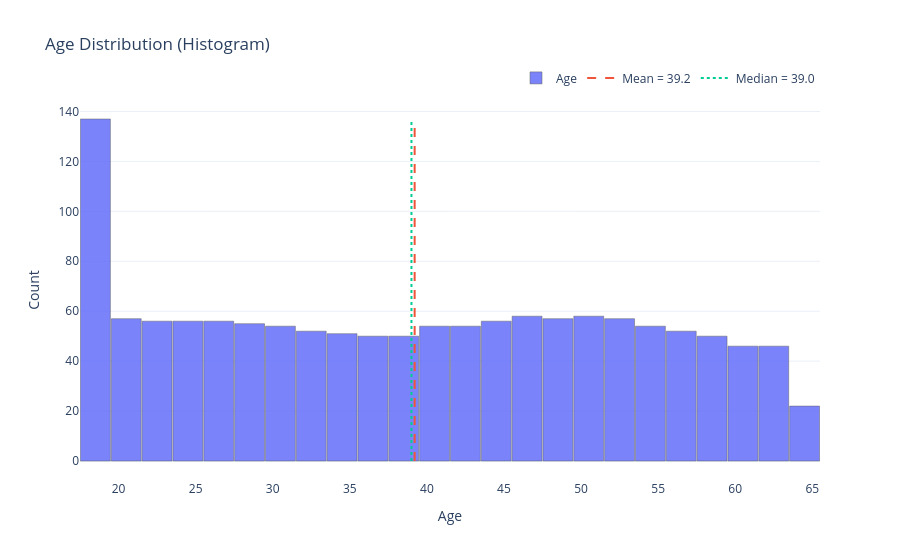
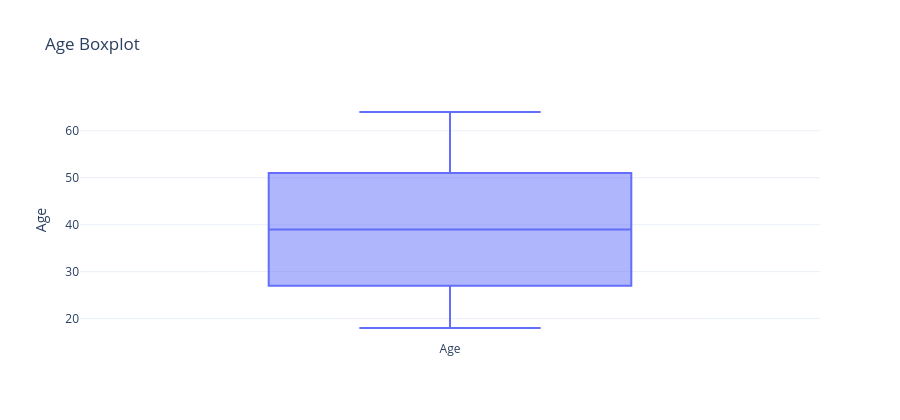
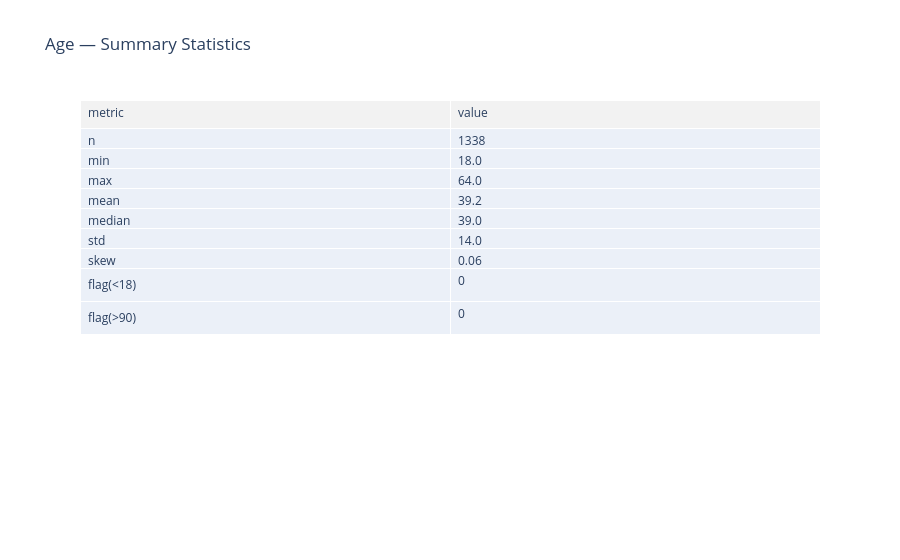

Here is the notebook cell these charts were saved with, in order:
### Markdown cell above
##**Age Group**

### Code cell
# @title
import numpy as np
import pandas as pd
import plotly.graph_objs as go
from plotly.subplots import make_subplots

# --- 0) Prepare data ---
age = pd.to_numeric(df["age"], errors="coerce").dropna()
lo, hi = float(age.min()), float(age.max())
mean_age, med_age = float(age.mean()), float(age.median())
std_age, skew_age = float(age.std(ddof=1)), float(age.skew())
n = int(age.size)

# Optional business-range flags (edit if you like)
lower_ok, upper_ok = 18, 90
n_low = int((age < lower_ok).sum())
n_high = int((age > upper_ok).sum())

# --- 1) Histogram (with mean/median reference) ---
hist = go.Histogram(
    x=age,
    nbinsx=30,
    name="Age",
    opacity=0.85,
    marker=dict(line=dict(width=0.5)),
    hovertemplate="Age=%{x}<br>Count=%{y}<extra></extra>"
)

line_mean = go.Scatter(
    x=[mean_age, mean_age], y=[0, max(1, np.histogram(age, bins=30)[0].max())],
    mode="lines", name=f"Mean = {mean_age:.1f}",
    line=dict(dash="dash")
)
line_median = go.Scatter(
    x=[med_age, med_age], y=[0, max(1, np.histogram(age, bins=30)[0].max())],
    mode="lines", name=f"Median = {med_age:.1f}",
    line=dict(dash="dot")
)

fig1 = go.Figure([hist, line_mean, line_median])
fig1.update_layout(
    title="Age Distribution (Histogram)",
    xaxis_title="Age",
    yaxis_title="Count",
    template="plotly_white",
    bargap=0.03,
    legend=dict(orientation="h", yanchor="bottom", y=1.02, xanchor="right", x=1)
)
fig1.show()
# fig1.write_html("age_histogram.html")

# --- 2) Boxplot (spot outliers quickly) ---
fig2 = go.Figure(go.Box(
    y=age,
    name="Age",
    boxpoints="outliers",
    hovertemplate="Age=%{y}<extra></extra>"
))
fig2.update_layout(
    title="Age Boxplot",
    yaxis_title="Age",
    template="plotly_white",
    height=420
)
fig2.show()
# fig2.write_html("age_boxplot.html")

# --- 3) Summary table (slide-friendly) ---
summary_df = pd.DataFrame({
    "metric": ["n","min","max","mean","median","std","skew","flag(<18)","flag(>90)"],
    "value":  [n,   f"{lo:.1f}", f"{hi:.1f}", f"{mean_age:.1f}", f"{med_age:.1f}",
               f"{std_age:.1f}", f"{skew_age:.2f}", n_low, n_high]
})

fig3 = go.Figure(data=[go.Table(
    header=dict(values=list(summary_df.columns), fill_color="#f2f2f2", align="left"),
    cells=dict(values=[summary_df["metric"], summary_df["value"]], align="left")
)])
fig3.update_layout(title="Age — Summary Statistics", template="plotly_white")
fig3.show()
# fig3.write_html("age_summary_table.html")

### Figure 1 — Plotly figure (JSON) as saved in the notebook; plotly's stock layout.template omitted (floating-point values rounded to 4 significant figures; data arrays with more than 128 entries replaced by an {"elided": "..."} marker saying what was removed)
{"data": [{"hovertemplate": "Age=%{x}<br>Count=%{y}<extra></extra>", "marker": {"line": {"width": 0.5}}, "name": "Age", "nbinsx": 30, "opacity": 0.85, "type": "histogram", "x": {"elided": "1338 int values"}}, {"line": {"dash": "dash"}, "mode": "lines", "name": "Mean = 39.2", "type": "scatter", "x": [39.21, 39.21], "y": [0, 137]}, {"line": {"dash": "dot"}, "mode": "lines", "name": "Median = 39.0", "type": "scatter", "x": [39, 39], "y": [0, 137]}], "layout": {"bargap": 0.03, "legend": {"orientation": "h", "x": 1, "xanchor": "right", "y": 1.02, "yanchor": "bottom"}, "title": {"text": "Age Distribution (Histogram)"}, "xaxis": {"title": {"text": "Age"}}, "yaxis": {"title": {"text": "Count"}}}}

### Figure 2 — Plotly figure (JSON) as saved in the notebook; plotly's stock layout.template omitted (floating-point values rounded to 4 significant figures; data arrays with more than 128 entries replaced by an {"elided": "..."} marker saying what was removed)
{"data": [{"boxpoints": "outliers", "hovertemplate": "Age=%{y}<extra></extra>", "name": "Age", "type": "box", "y": {"elided": "1338 int values"}}], "layout": {"height": 420, "title": {"text": "Age Boxplot"}, "yaxis": {"title": {"text": "Age"}}}}

### Figure 3 — Plotly figure (JSON) as saved in the notebook; plotly's stock layout.template omitted (floating-point values rounded to 4 significant figures)
{"data": [{"cells": {"align": "left", "values": [["n", "min", "max", "mean", "median", "std", "skew", "flag(<18)", "flag(>90)"], [1338, "18.0", "64.0", "39.2", "39.0", "14.0", "0.06", 0, 0]]}, "header": {"align": "left", "fill": {"color": "#f2f2f2"}, "values": ["metric", "value"]}, "type": "table"}], "layout": {"title": {"text": "Age — Summary Statistics"}}}
